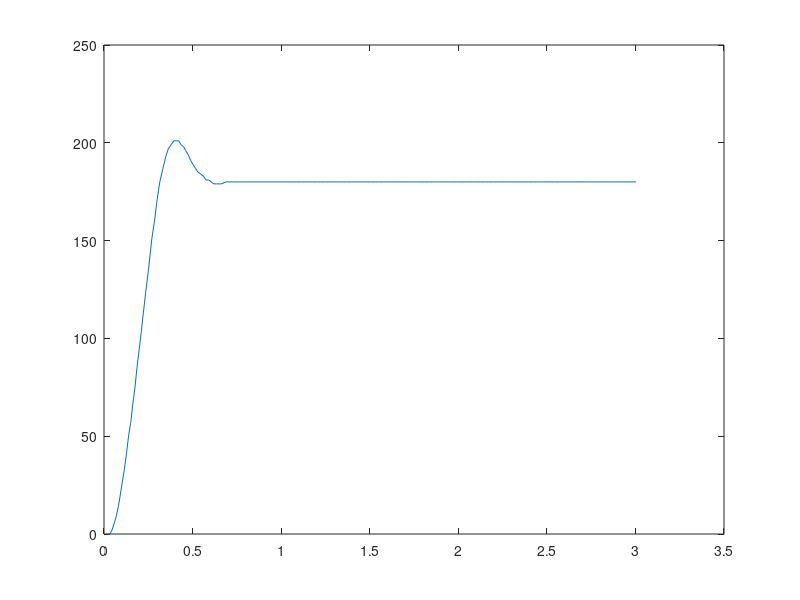

The MATLAB script that drew this image: (Note: this script raises an error after producing the figure.)
Res = dlmread('pireg180_.txt');
Res = Res';
Angle = Res(1,:);
Time = Res(2,:); 
plot(Time, Angle);
Angeln = pi;
ke = 0.48756937411725393;
km = ke;
J = 0.002437632;
L = 0.0047;
Kn = 1.25;
R = 8.183683911882799;
U = 14.644499694385809*0.48756937411725393;
Kn = Kn*U*180/100/pi;
TimeM = out.yout{1}.Values.Time;
AngleM = out.yout{1}.Values.Data;
hold on
plot(TimeM,AngleM);